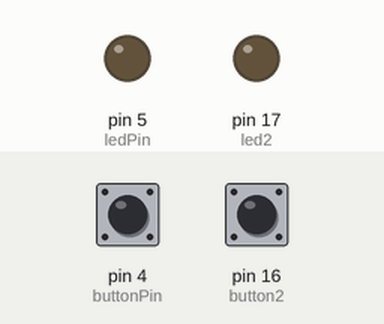
A sketch run on a simulated Arduino Uno, built with avr-gcc and run on an emulated ATmega328P. On the bench: output pins drawn as LEDs (lit = HIGH). Dashed ring = blinking. The test bench sets the inputs (shaded band); at power-on: pin 16 (button2) LOW, pin 4 (buttonPin) LOW. What the sketch prints to the serial monitor is not drawn.

Above: at 1.2 s.
1.3 s: pin 16 (button2) pulled HIGH for 3.2 s
At 1.7 s:
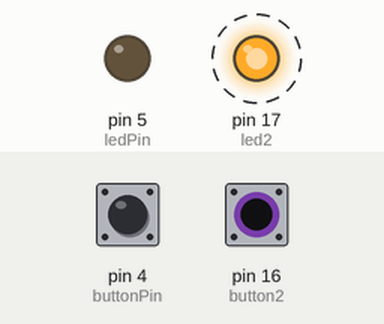
6.3 s: pin 4 (buttonPin) pulled HIGH for 0.15 s
At 6.37 s:
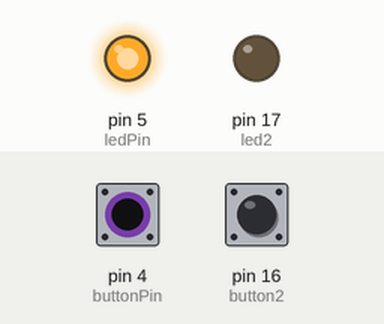
7.9 s: pin 4 (buttonPin) pulled HIGH for 3.2 s
At 11.9 s:
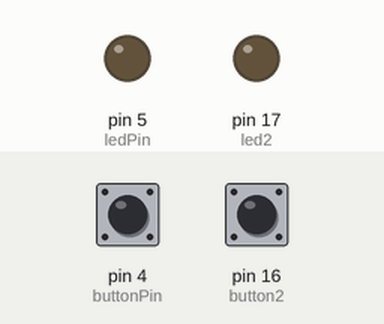
12.6 s: pin 4 (buttonPin) driven HIGH and pin 16 (button2) driven HIGH
At 13.0 s:
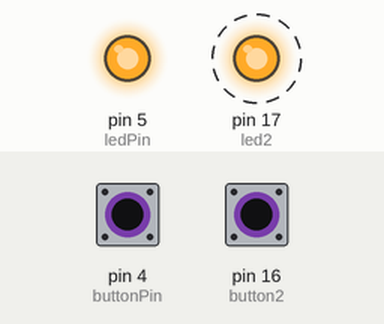
15.6 s: pin 4 (buttonPin) driven LOW
At 16.0 s:
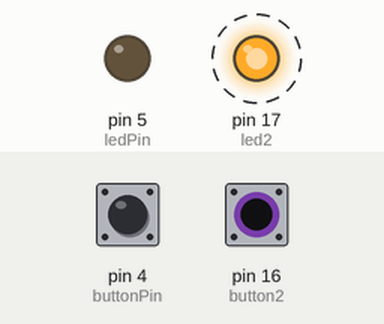
Timing chart, 0 to 19.6 s (numbered marks = the images above; inputs shaded):
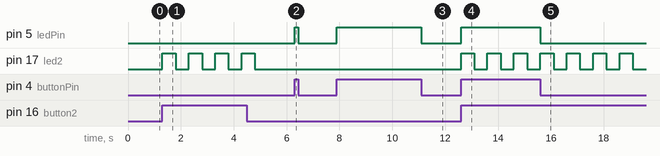

Measured:
- after the input at 1.3 s, pin 17 (led2): alternates HIGH for 0.50 s and LOW for 0.50 s, 8 changes in all, then stays LOW, starting at once
- after the input at 6.3 s, pin 5 (ledPin): LOW → HIGH at once, → LOW 0.15 s later
- after the input at 7.9 s, pin 5 (ledPin): LOW → HIGH at once, → LOW 3.2 s later
- after the input at 12.6 s, pin 5 (ledPin): LOW → HIGH at once; pin 17 (led2): alternates HIGH for 0.50 s and LOW for 0.50 s, starting at once
- after the input at 15.6 s, pin 5 (ledPin): HIGH → LOW at once

The sketch:

gpio_3.ino
```cpp
// set pin numbers
const int buttonPin = 4; // the number of the pushbutton pin
const int ledPin = 5; // the number of the LED pin
const int button2 = 16;
const int led2 = 17;
// variable for storing the pushbutton status
int buttonState = 0;
int buttonState2 = 0;
void setup() {
 Serial.begin(115200);
 // initialize the pushbutton pin as an input
 pinMode(buttonPin, INPUT);
 pinMode(button2, INPUT);
 // initialize the LED pin as an output
 pinMode(ledPin, OUTPUT);
 pinMode(led2, OUTPUT);
}
void loop() {
 // read the state of the pushbutton value
 buttonState = digitalRead(buttonPin);
 buttonState2 = digitalRead(button2);
 Serial.println(buttonState);
 // check if the pushbutton is pressed.
 // if it is, the buttonState is HIGH
 if (buttonState == HIGH) {
 // turn LED on
 digitalWrite(ledPin, HIGH);
 } else {
 // turn LED off
 digitalWrite(ledPin, LOW);
 }
 if (buttonState2 == HIGH) {
 // turn LED on
 digitalWrite(led2, HIGH);   // turn the LED on (HIGH is the voltage level)
 delay(500);                       // wait for a second
 digitalWrite(led2, LOW);    // turn the LED off by making the voltage LOW
 delay(500);                       // wait for a second
 } else {
 // turn LED off
 digitalWrite(led2, LOW);
 }
}
```
